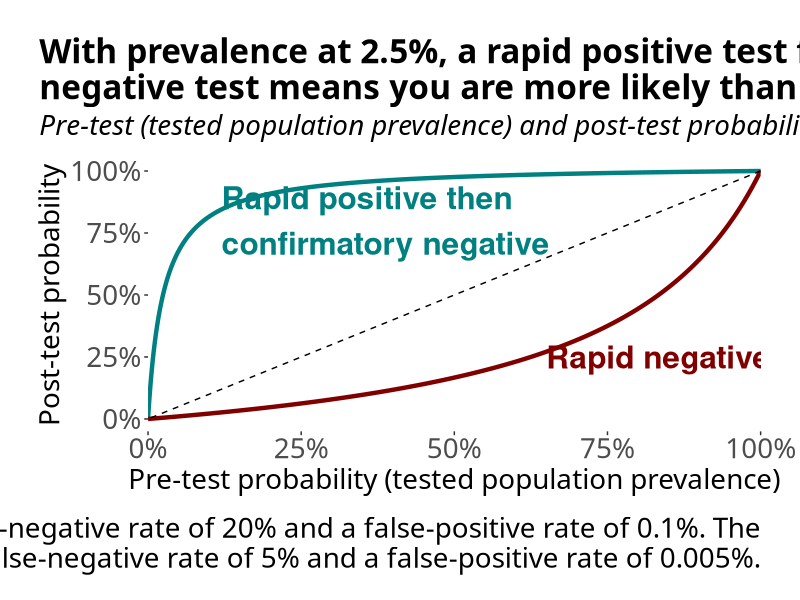

Recreate this plot in R.
## Packages and Themes
# First, load the packages we need
library(tidyverse)
library(scales)

# Next, I set the plotting theme
theme_clean5 <- theme_bw(base_family = "Gill Sans Nova") + 
  theme(legend.position = "top",
        legend.title = element_text(size = 20),
        legend.text = element_text(size = 20),
        axis.text = element_text(size = 20),
        axis.title = element_text(size = 20),
        plot.title = element_text(size = 24, face = "bold"),
        plot.subtitle = element_text(size = 20, face = "italic",
                                     margin = margin(b=12)),
        plot.caption = element_text(size = 20,
                                    vjust = -1),
        plot.margin = unit(c(1,1,1,1), "cm"),
        plot.title.position = "plot",
        panel.grid.major = element_blank(),
        panel.grid.minor = element_blank(),
        panel.border = element_blank(),
        strip.background = element_rect(fill = "white"),
        strip.text = element_text(size = 20, face = "bold"))
theme_set(theme_clean5)

## Creating the data
# First, we make the function which performs the main calculation
lr_func <- function(pre_prob, likelihood_ratio){
  if(pre_prob == 1) {post_prob = 1}
  else {
   pre_odds = pre_prob/(1-pre_prob)
   post_odds = likelihood_ratio*pre_odds
   post_prob = post_odds/(post_odds+1)
  }
  return(post_prob)
}

# Set the parameters
# fn stands for false negative, and fp means false positive
rapid_fn <- 0.2
rapid_fp <- 0.001
conf_fn <- 0.05
conf_fp <- 0.00005

# Next, we calculate the likelihood ratios and create the functions
lr_conflicted <- ((1-rapid_fn)*conf_fn)/(rapid_fp*(1-conf_fp))
lr_rapid_neg <- rapid_fn/(1-rapid_fp)

lr_conf_func <- function(pre_prob){
  return(lr_func(pre_prob, likelihood_ratio = lr_conflicted))
}

lr_rn_func <- function(pre_prob){
  return(lr_func(pre_prob, likelihood_ratio = lr_rapid_neg))
}

# Make the tidy data frame
test_tidy_df <- tibble(pre_prob = seq(0, 1, 0.001)) %>%
  mutate(conflicted = map_dbl(pre_prob, lr_conf_func),
         rapid_neg = map_dbl(pre_prob, lr_rn_func)) %>%
  pivot_longer(cols = 2:3,
               names_to = "test_results",
               values_to = "post_prob")

## Create the graphs
test_results_gg <- test_tidy_df %>%
  ggplot(aes(x = pre_prob, y = post_prob,
             group = test_results,colour = test_results)) +
  geom_line(size = 1.5) +
  geom_abline(slope = 1, intercept = 0, linetype = "dashed") +
  scale_x_continuous(limits = c(0,1), expand = c(0,0),
                     labels = scales::percent_format()) +
  scale_y_continuous(limits = c(0,1),
                     labels = scales::percent_format()) +
  scale_colour_manual(values = c("#008080", "#800000"),
                      guide = "none") +
  annotate("text", x = 0.12, y = 0.80,
           size = 8, colour = "#008080",
           label = "Rapid positive then\nconfirmatory negative",
           hjust = 0, fontface = "bold") +
  annotate("text", x = 0.65, y = 0.25,
           size = 8, colour = "#800000",
           label = "Rapid negative",
           hjust = 0, fontface = "bold") +
  labs(title = str_wrap("With prevalence at 2.5%, a rapid positive test followed by a confirmatory negative test means you are more likely than not to have the virus.", 80),
       subtitle = "Pre-test (tested population prevalence) and post-test probabilities of infection for different test results.",
       x = "Pre-test probability (tested population prevalence)",
       y = "Post-test probability",
       caption = str_wrap("Assumptions: the rapid test has a false-negative rate of 20% and a false-positive rate of 0.1%. The confirmatory test has a false-negative rate of 5% and a false-positive rate of 0.005%.", width = 100))